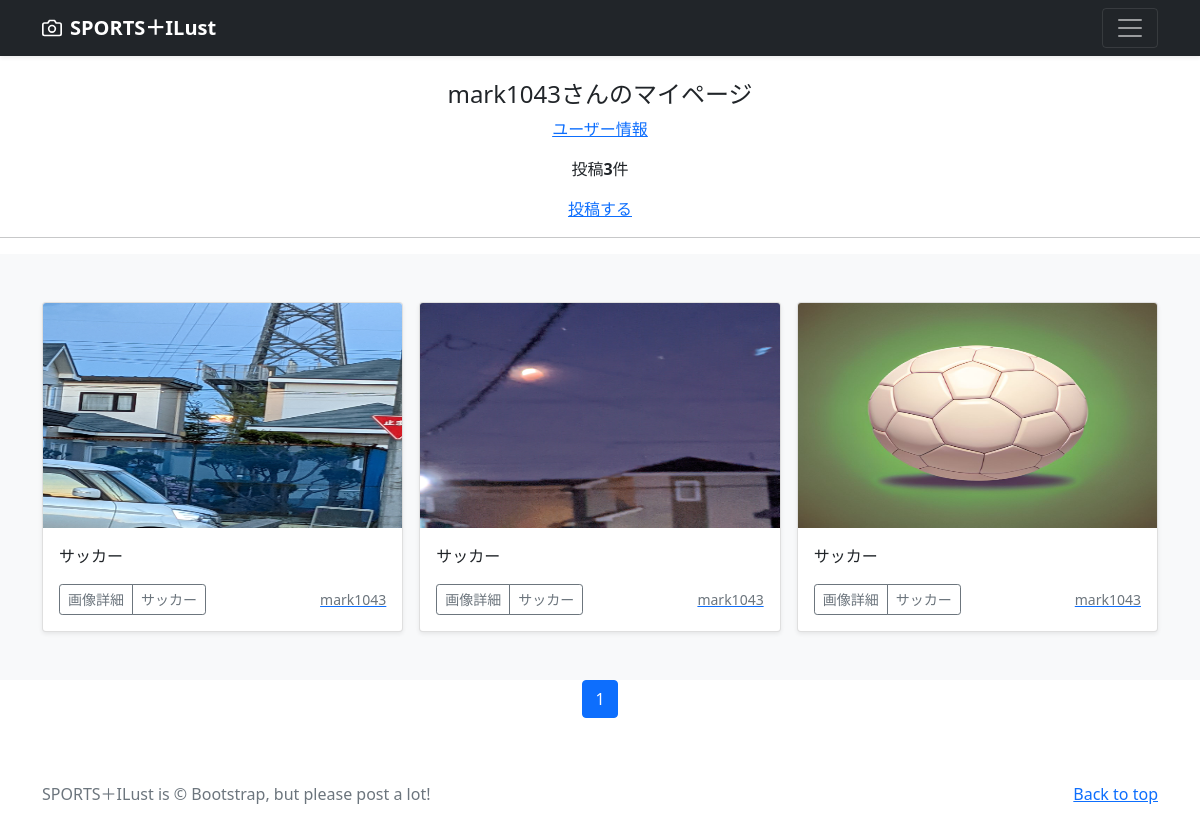
The page /mypage/ (signed in) on the database its author committed.
### users/models.py (models this page shows)
class CustomUser(AbstractUser):
    pass

### ilast/models.py (models this page shows, shortened)
class IlastoPost(models.Model):
    user = models.ForeignKey(
        CustomUser,
        verbose_name='ユーザー',
        on_delete=models.CASCADE
        )
    category = models.ForeignKey(
        Category,
        verbose_name='カテゴリ',
        on_delete=models.PROTECT
        )
    uniformcolor = models.ForeignKey(
        Uniformcolor,
        verbose_name=' ユニフォームカラー',
        on_delete=models.PROTECT
        )
    title = models.CharField(
        verbose_name='タイトル',
        max_length=200
        )
    comment = models.TextField(
        verbose_name='コメント',
        )
    image1 = models.ImageField(
        verbose_name='イメージ1',
        upload_to = 'ilasts'
        )
    image2 = models.ImageField(
        verbose_name='イメージ2',
        upload_to = 'ilasts',
        blank=True,
        null=True
        )
    posted_at = models.DateTimeField(
        verbose_name='投稿日時',
        auto_now_add=True
        )
    tags = TaggableManager()

class Category(models.Model):
    title = models.CharField(
        verbose_name = 'カテゴリ',
        max_length =20)

### ilast/views.py (the view)
class MypageView(ListView):
    template_name='mypage.html'
    paginate_by = 9
    def get_queryset(self):
        queryset = IlastoPost.objects.filter(
            user=self.request.user).order_by('-posted_at')
        return queryset

### ilast/templates/mypage.html (shortened to what this page needs)
{% extends 'base.html' %}
      {% block contents %}
      {% if user.is_authenticated %}
        <br>
        <div style="text-align:center">
          <h4>{{user.username}}さんのマイページ</h4>
          <p><a class="item" href="{% url 'users:profile' %}">ユーザー情報</a></p>
          {% if object_list.count == 0 %}
            <p>{{user.username}}さんの投稿はありません</p>
          {% else %}
            <p>投稿<strong>{{object_list.count}}</strong>件</p>
          {% endif %}
          <a href="{% url 'ilast:post' %}">投稿する</a>
        </div>
        <hr>
      {% endif %}
      {% include "ilasts_list.html" %}
      {% include "pagination.html" %}
      {% endblock %}

### ilast/templates/ilasts_list.html (shortened to what this page needs)
<div class="album py-5 bg-light">
  <div class="container">
    <div class="row row-cols-1 row-cols-sm-2 row-cols-md-3 g-3">
      {% for record in object_list %}
      <div class="col">
        <div class="card shadow-sm">
          <img src="{{ record.image1.url }}"
               class="bd-placeholder-img card-img-top"
               width="100%" height="225"
               xmlns="http://www.w3.org/2000/svg"
               role="img" aria-label="Placeholder: Thumbnail"
               preserveAspectRatio="xMidYMid slice"
               focusable="false">
               <rect width="100%" height="100%" fill="#55595c"/>
          <div class="card-body">
            <p class="card-text">
              {{record.title}}
            </p>
            <div class="d-flex justify-content-between align-items-center">
              <div class="btn-group">
                <button type="button"
                        class="btn btn-sm btn-outline-secondary"
onclick="location.href='{% url 'ilast:ilast_detail' record.pk %}'">
                        画像詳細</button>
                <button type="button"
                        class="btn btn-sm btn-outline-secondary"
onclick="location.href='{% url 'ilast:ilasts_cat' category=record.category.id %}'">
                        {{record.category.title}}</button>
              </div>
              <a href="{% url 'ilast:user_list' user=record.user.id %}">
              <small class="text-muted">
                {{record.user.username}}</small>
              </a>
            </div>
          </div>
        </div>
      </div>
      {% endfor %}
    </div>
  </div>
</div>

### ilast/templates/base.html (style rules this page uses)
.bd-placeholder-img { font-size: 1.125rem; text-anchor: middle; -webkit-user-select: none; -moz-user-select: none; user-select: none; }

### rows shown on the page
CustomUser: username "mark1043"
IlastoPost: image1 (picture), title "サッカー", category "サッカー", user.username "mark1043"
IlastoPost: image1 (picture), title "サッカー", category "サッカー", user.username "mark1043"
IlastoPost: image1 (picture), title "サッカー", category "サッカー", user.username "mark1043"

### other values the page prints
{{ object_list.count }} "3"
{{ num }} "1"
